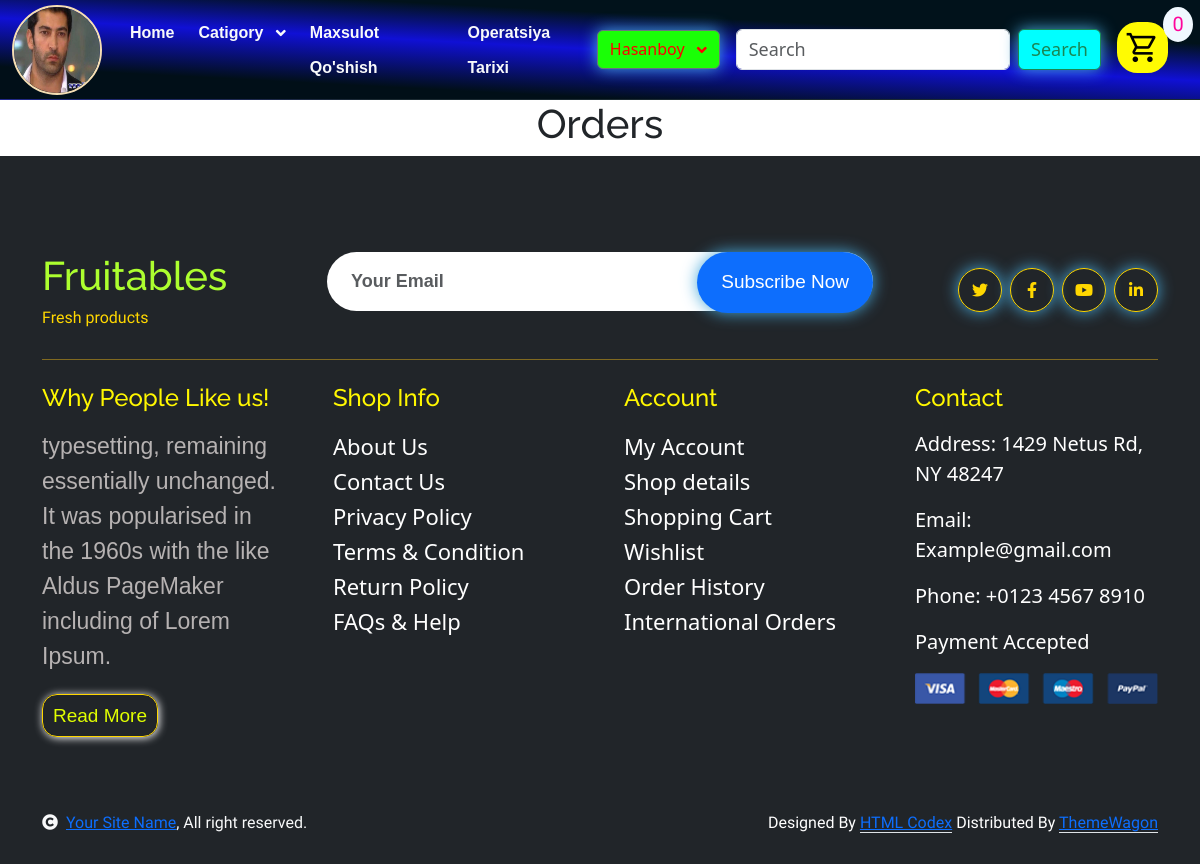
Page /orders/ (signed in) on the committed database.
### users/models.py (models this page shows)
class User(AbstractUser):
    img=models.ImageField(upload_to='user_img/',null=True,blank=True)
    user_phone=models.CharField(max_length=13)

### product/views.py (the view)
# urls.py: path('orders/',History.as_view(),name='orders'),
class History(LoginRequiredMixin,View):
    def get(self,request):
        user=request.user
        orders=user.orders.all()
        date={
            "orders":orders
        }
        return render(request,'product/order.html',context=date)

### product/cart.py (called while the page is built)
    def __len__(self):
        return len(self.cart)

### product/context_processors.py (called while the page is built)
def users(request):
    return {"users":User.objects.all()}

def catigory(request):
    return {"catigory":Catigory.objects.all()}

def cart(request):
    return {"cart":Cart_Product(request)}

### templates/product/order.html (shortened to what this page needs)
{% extends "base.html" %}
{% block content %}
<div class="container">
    <h1 class="text-center">Orders</h1>
</div>
{% endblock  %}

### templates/base.html (shortened to what this page needs)
{% load static %}
<!DOCTYPE html>
<html lang="zxx">
<head>
    <link rel="stylesheet" href="https://use.fontawesome.com/releases/v5.15.4/css/all.css"/>
    <link href="https://cdn.jsdelivr.net/npm/bootstrap-icons@1.4.1/font/bootstrap-icons.css" rel="stylesheet">
    <link href="{% static "lib/lightbox/css/lightbox.min.css" %}" rel="stylesheet">
    <link href="{% static "lib/owlcarousel/assets/owl.carousel.min.css" %}" rel="stylesheet">
    <link href="{% static "css/bootstrap.min.css" %}" rel="stylesheet">
    <link rel="stylesheet" href="{% static "css1/stayl.css" %}">
    <link href="{% static "css/style.css" %}" rel="stylesheet">
    <link href="https://cdn.jsdelivr.net/npm/bootstrap@5.3.3/dist/css/bootstrap.min.css" rel="stylesheet">
</head>
<body>
    <nav class="navbar navbar-expand-lg" style="background: rgb(1,15,24);background: linear-gradient(3deg, rgba(1,15,24,1) 20%, rgba(16,16,213,1) 50%, rgba(1,18,27,1) 73%);">
        <div class="container-fluid">
            {% if user.is_authenticated %}
                <img src="{{user.img.url}}" alt="" style="width:90px;height: 90px;border-radius: 50px;border: 2px solid wheat;">
            {%else%}
                <img src="{% static "img/shaxs.png" %}" alt="" style="width:90px;height: 90px;border-radius: 50px;border: 1px solid rgb(0, 0, 0);box-shadow: 1px 1px 2px black; background-color: aliceblue;">
            {% endif %}
          <div class="collapse navbar-collapse " id="navbarSupportedContent">
            <ul class="navbar-nav me-auto mb-2 mb-lg-0 gap-2" style="margin-left: 20px;">
              <li class="nav-item">
                <a class="nav-link active text-light" aria-current="page" href="{%url 'product:home'%}">Home</a>
              </li>
              <li class="nav-item dropdown text-light">
                <a class="nav-link dropdown-toggle text-light" href="#" role="button" data-bs-toggle="dropdown" aria-expanded="false">
                  Catigory
                </a>
              </li>
              <li class="nav-item">
                <a class="nav-link text-light" style="cursor: pointer;" href="{%url 'product:addkitob'%}">Maxsulot Qo'shish</a>
              </li>
              <li class="nav-item">
                <a class="nav-link text-light" style="cursor: pointer;" href="{%url 'product:orders'%}">Operatsiya Tarixi</a>
              </li>
            </ul>
            {%if user.is_authenticated%}
                <div class="dropdown">
                    <button class="btn btn-secondary dropdown-toggle" style="text-transform: capitalize; background-color: rgb(26, 255, 6); color: rgb(255, 0, 0); font-family: 'Segoe UI', Tahoma, Geneva, Verdana, sans-serif;" type="button" id="dropdownMenu2" data-bs-toggle="dropdown" aria-expanded="false">
                    {{user.username}}
                    </button>
                </div>
            {% endif %}
            <form class="d-flex mx-3" role="search" method="get">
                <input class="form-control me-2" value="{{search_query}}" name="q" type="search" placeholder="Search" aria-label="Search" style="font-size: 18px; font-family: 'Segoe UI', Tahoma, Geneva, Verdana, sans-serif;">
                <button class="btn btn-outline-success btn-info" style="font-size: 18px; font-family: 'Segoe UI', Tahoma, Geneva, Verdana, sans-serif; background-color: aqua;">Search</button>
            </form>
            <a style="position: relative;margin-right: 20px;" href="{%url 'product:cart_summery'%}">
                <span style="position: absolute; top: -15px; right: -25px; font-size: 20px;color: rgb(255, 4, 155); background-color: aliceblue;border-radius: 50%;min-height: 20px;min-width: 30px;text-align: center;">{{cart|length}}</span>
                <span id="karzinka" class="material-symbols-outlined" style="transition:.5s all;cursor: pointer;font-size: 35px;background-color: rgb(255, 251, 2);border-radius: 40%;padding: 8px; color: rgb(0, 0, 0);">shopping_cart</span>
            </a>
          </div>
        </div>
      </nav>
    {% block content %}
    {% endblock  %}
    <div class="container-fluid bg-dark text-white-50 footerl pt-5">
        <div class="container py-5">
            <div class="pb-4 mb-4" style="border-bottom: 1px solid rgba(226, 175, 24, 0.5) ;">
                <div class="row g-4">
                    <div class="col-lg-3">
                        <a href="#" style="text-decoration: none;">
                            <h1 class="mb-0" style="color: greenyellow;">Fruitables</h1>
                            <p class=" mb-0" style="color: gold;">Fresh products</p>
                        </a>
                    </div>
                    <div class="col-lg-6">
                        <div class="position-relative mx-auto">
                            <input class="form-control border-0 w-100 py-3 px-4 rounded-pill" type="number" placeholder="Your Email" style="font-family: 'Lucida Sans', 'Lucida Sans Regular', 'Lucida Grande', 'Lucida Sans Unicode', Geneva, Verdana, sans-serif; font-size: 18px; font-weight: 700;">
                            <button type="submit" class="btn a btn-primary border-0 border-secondary py-3 px-4 position-absolute rounded-pill text-white" style="top: 0; right: 0; font-size: 19px; font-family: 'Gill Sans', 'Gill Sans MT', Calibri, 'Trebuchet MS', sans-serif;">Subscribe Now</button>
                        </div>
                    </div>
                    <div class="col-lg-3">
                        <div class="d-flex justify-content-end pt-3">
                            <a class="btn  btn-outline-secondary me-2 btn-md-square rounded-circle" href="" style="border: 1px solid gold; color: gold;display: flex;align-items: center;"><i class="fab fa-twitter"></i></a>
                            <a class="btn btn-outline-secondary me-2 btn-md-square rounded-circle" href="" style="border: 1px solid gold; color: gold;display: flex;align-items: center;"><i class="fab fa-facebook-f"></i></a>
                            <a class="btn btn-outline-secondary me-2 btn-md-square rounded-circle" href="" style="border: 1px solid gold; color: gold;display: flex;align-items: center;"><i class="fab fa-youtube"></i></a>
                            <a class="btn btn-outline-secondary btn-md-square rounded-circle" href="" style="border: 1px solid gold; color: gold;display: flex;align-items: center;"><i class="fab fa-linkedin-in"></i></a>
                        </div>
                    </div>
                </div>
            </div>
            <div class="row g-5">
                <div class="col-lg-3 col-md-6">
                    <div class="footer-iteml">
                        <h4 class="mb-3">Why People Like us!</h4>
                        <p class="mb-4" style="color: rgb(182, 178, 178);font-size: 23px; font-family: 'Gill Sans', 'Gill Sans MT', Calibri, 'Trebuchet MS', sans-serif;">typesetting, remaining essentially unchanged. It was
                            popularised in the 1960s with the like Aldus PageMaker including of Lorem Ipsum.</p>
                        <a id="a" href="" style="border: 1px solid gold;color: rgb(225, 255, 0); text-decoration: none; font-family: 'Gill Sans', 'Gill Sans MT', Calibri, 'Trebuchet MS', sans-serif; font-size: 19px;padding: 10px;border-radius: 15px;box-shadow: 1px 1px 8px white;">Read More</a>
                    </div>
                </div>
                <div class="col-lg-3 col-md-6">
                    <div class="d-flex flex-column text-start footer-iteml">
                        <h4 class="mb-3">Shop Info</h4>
                        <a class="btn-linkl" href="">About Us</a>
                        <a class="btn-linkl" href="">Contact Us</a>
                        <a class="btn-linkl" href="">Privacy Policy</a>
                        <a class="btn-linkl" href="">Terms & Condition</a>
                        <a class="btn-linkl" href="">Return Policy</a>
                        <a class="btn-linkl" href="">FAQs & Help</a>
                    </div>
                </div>
                <div class="col-lg-3 col-md-6">
                    <div class="d-flex flex-column text-start footer-iteml">
                        <h4 class="mb-3">Account</h4>
                        <a class="btn-linkl" href="">My Account</a>
                        <a class="btn-linkl" href="">Shop details</a>
                        <a class="btn-linkl" href="">Shopping Cart</a>
                        <a class="btn-linkl" href="">Wishlist</a>
                        <a class="btn-linkl" href="">Order History</a>
                        <a class="btn-linkl" href="">International Orders</a>
                    </div>
                </div>
                <div class="col-lg-3 col-md-6">
                    <div class="footer-item">
                        <h4 class="mb-3">Contact</h4>
                        <p class="p">Address: 1429 Netus Rd, NY 48247</p>
                        <p class="p">Email: Example@gmail.com</p>
                        <p class="p">Phone: +0123 4567 8910</p>
                        <p class="p">Payment Accepted</p>
                        <img src="{% static "img/payment.png" %}" class="img-fluid" alt="">
                    </div>
                </div>
            </div>
        </div>
    </div>
    <div class="container-fluid copyright bg-dark py-4">
        <div class="container">
            <div class="row">
                <div class="col-md-6 text-center text-md-start mb-3 mb-md-0">
                    <span class="text-light"><a href="#"><i class="fas fa-copyright text-light me-2"></i>Your Site Name</a>, All right reserved.</span>
                </div>
                <div class="col-md-6 my-auto text-center text-md-end text-white">
                    Designed By <a class="border-bottom" href="https://htmlcodex.com">HTML Codex</a> Distributed By <a class="border-bottom" href="https://themewagon.com">ThemeWagon</a>
                </div>
            </div>
        </div>
    </div>
</body>
</html>

### static/css1/stayl.css (style rules this page uses)
* { font-family: "Madimi One", sans-serif; font-weight: 400; font-style: normal; text-decoration: none; list-style: none; margin: 0; padding: 0; box-sizing: border-box; }
html, body { width: 100%; scroll-behavior: smooth; }
img { width: 100%; }
.btn { padding: 10px 30px; font-size: 1.2rem; color: #fff; background-color: #48A9DA; border-radius: 5px; text-align: center; box-shadow: 0 0 1rem #48A9DA; transition: .5s ease; }

### static/css/style.css (style rules this page uses)
.btn { font-weight: 600; transition: .5s; }
.btn-md-square { width: 44px; height: 44px; }
.btn-square, .btn-sm-square, .btn-md-square, .btn-lg-square { padding: 0; display: flex; align-items: center; justify-content: center; font-weight: normal; }
.btn.border-secondary { transition: 0.5s; }
.navbar .navbar-nav .nav-link { padding: 10px 15px; font-size: 16px; transition: .5s; }
.navbar { height: 100px; border-bottom: 1px solid rgba(255, 255, 255, .1); }
.navbar .navbar-nav .nav-link:hover, .navbar .navbar-nav .nav-link.active, .fixed-top.bg-white .navbar .navbar-nav .nav-link:hover, .fixed-top.bg-white .navbar .navbar-nav .nav-link.active { color: var(--bs-primary); }
.navbar .dropdown-toggle::after { border: none; content: "\f107"; font-family: "Font Awesome 5 Free"; font-weight: 700; vertical-align: middle; margin-left: 8px; }
a { line-height: 35px; color: rgba(255, 255, 255, .5); transition: 0.5s; }
.footerl .footer-iteml p.mb-4 { line-height: 35px; }

### templates/base.html (style rules this page uses)
li>a { font-family: Verdana, Geneva, Tahoma, sans-serif; font-size: 18px; }
.nav-item>a { font-size: 20px; color: rgb(5, 5, 5); font-weight: 800; }
.btn-linkl { text-decoration: none; font-size: 22px; font-family: 'Segoe UI', Tahoma, Geneva, Verdana, sans-serif; color: rgb(255, 255, 255); }
.p { font-family: 'Segoe UI', Tahoma, Geneva, Verdana, sans-serif; font-size: 20px; color: white; }
h4 { color: rgb(255, 247, 0); }

### rows in the picture
User: img (picture), username "Hasanboy"

### other values in the picture
{{ cart|length }} "0"
